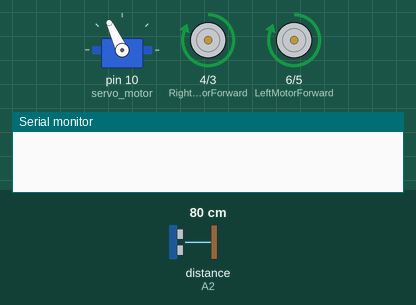
The sketch below on a simulated Arduino Uno, built with avr-gcc and run on an emulated ATmega328P. Parts: servo, motor-driver pin pairs drawn as motors (green arrow = first pin HIGH = forward, orange = second pin HIGH = backward, longer = more drive), the last lines printed to the serial monitor. The test bench sets the inputs (shaded band); at power-on: distance to the obstacle (sensor on A2) 80 cm. The echo pulse lasts 58.3 µs per cm.

Above: at 3.9 s.
4.0 s: distance to the obstacle (sensor on A2) set to 38 cm
5.5 s: distance to the obstacle (sensor on A2) set to 32 cm
At 7.0 s:
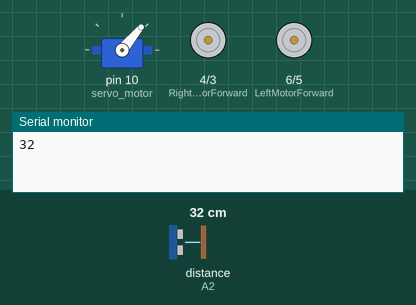
11.5 s: distance to the obstacle (sensor on A2) set to 60 cm
At 12.5 s:
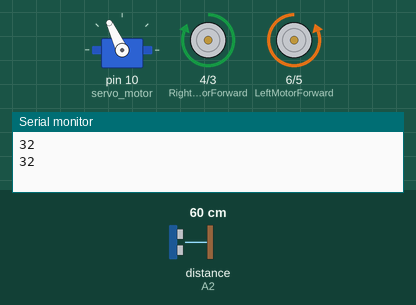
14.1 s: distance to the obstacle (sensor on A2) set to 2 cm
At 16.6 s:
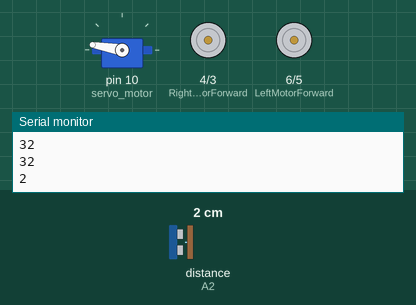
Timing chart, 0 to 18.1 s (numbered marks = the images above; inputs shaded):
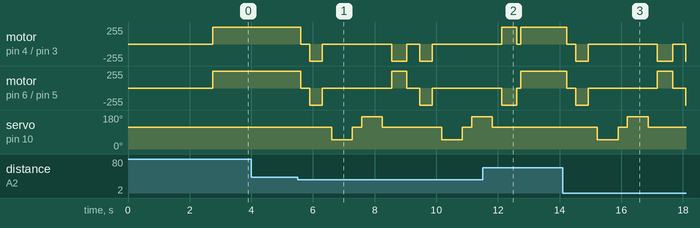

Measured:
- the behaviour switches between 36 and 35 cm on distance to the obstacle (sensor on A2) (found by bisection; images 0 and 1)
- after the input at 4.0 s, every drawn part: stays the same
- after the input at 11.5 s, servo on pin 10 (servo_motor): goes on until 11.8 s, then stays 115°

The sketch:

043-Obstacle-Avoiding-Robot-with-L298N.ino
```cpp
#include <Servo.h>          //Servo motor library. This is standard library
#include <NewPing.h>        //Ultrasonic sensor function library. You must install this library

//our L298N control pins
const int LeftMotorForward = 6;
const int LeftMotorBackward = 5;
const int RightMotorForward = 4;
const int RightMotorBackward = 3;

//sensor pins
#define trig_pin A0 //analog input 1
#define echo_pin A2 //analog input 2

#define maximum_distance 200
boolean goesForward = false;
int distance = 100;

NewPing sonar(trig_pin, echo_pin, maximum_distance); //sensor function
Servo servo_motor; //our servo name


void setup(){

  pinMode(RightMotorForward, OUTPUT);
  pinMode(LeftMotorForward, OUTPUT);
  pinMode(LeftMotorBackward, OUTPUT);
  pinMode(RightMotorBackward, OUTPUT);
  Serial.begin(9600);

  servo_motor.attach(10); //our servo pin

  servo_motor.write(115);
  delay(2000);
  distance = readPing();
  delay(100);
  distance = readPing();
  delay(100);
  distance = readPing();
  delay(100);
  distance = readPing();
  delay(100);
}

void loop(){

  int distanceRight = 0;
  int distanceLeft = 0;
  delay(50);

  if (distance <= 35){
    Serial.println(distance);
    moveStop();
    delay(300);
    moveBackward();
    delay(400);
    moveStop();
    delay(300);
    distanceRight = lookRight();
    delay(300);
    distanceLeft = lookLeft();
    delay(300);

    if (distance >= distanceLeft){
      turnRight();
      moveStop();
    }
    else{
      turnLeft();
      moveStop();
    }
  }
  else{
    moveForward();
  }
    distance = readPing();
}

int lookRight(){
  servo_motor.write(50);
  delay(500);
  int distance = readPing();
  delay(100);
  servo_motor.write(115);
  return distance;
}

int lookLeft(){
  servo_motor.write(170);
  delay(500);
  int distance = readPing();
  delay(100);
  servo_motor.write(115);
  return distance;
  delay(100);
}

int readPing(){
  delay(70);
  int cm = sonar.ping_cm();
  if (cm==0){
    cm=250;
  }
  return cm;
}

void moveStop(){

  digitalWrite(RightMotorForward, LOW);
  digitalWrite(LeftMotorForward, LOW);
  digitalWrite(RightMotorBackward, LOW);
  digitalWrite(LeftMotorBackward, LOW);
}

void moveForward(){

  if(!goesForward){

    goesForward=true;

    digitalWrite(LeftMotorForward, HIGH);
    digitalWrite(RightMotorForward, HIGH);

    digitalWrite(LeftMotorBackward, LOW);
    digitalWrite(RightMotorBackward, LOW);
  }
}

void moveBackward(){

  goesForward=false;

  digitalWrite(LeftMotorBackward, HIGH);
  digitalWrite(RightMotorBackward, HIGH);

  digitalWrite(LeftMotorForward, LOW);
  digitalWrite(RightMotorForward, LOW);

}

void turnRight(){

  digitalWrite(LeftMotorForward, HIGH);
  digitalWrite(RightMotorBackward, HIGH);

  digitalWrite(LeftMotorBackward, LOW);
  digitalWrite(RightMotorForward, LOW);

  delay(500);

  digitalWrite(LeftMotorForward, HIGH);
  digitalWrite(RightMotorForward, HIGH);

  digitalWrite(LeftMotorBackward, LOW);
  digitalWrite(RightMotorBackward, LOW);


}

void turnLeft(){

  digitalWrite(LeftMotorBackward, HIGH);
  digitalWrite(RightMotorForward, HIGH);

  digitalWrite(LeftMotorForward, LOW);
  digitalWrite(RightMotorBackward, LOW);

  delay(500);

  digitalWrite(LeftMotorForward, HIGH);
  digitalWrite(RightMotorForward, HIGH);

  digitalWrite(LeftMotorBackward, LOW);
  digitalWrite(RightMotorBackward, LOW);
}
```
